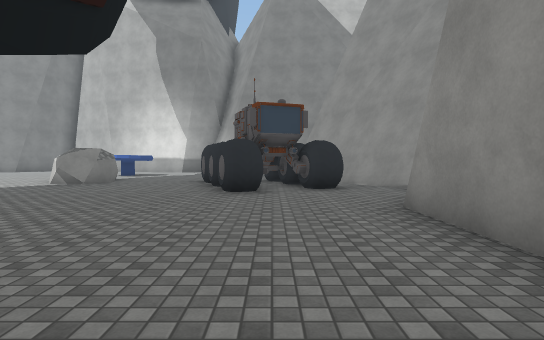
view 1 (above)

18 first-person views from a walk through a scene from a Unity 3-D project. The camera is 1.4 m above the floor, tilts 2° down and sees 80° across. The floor is counted in squares, 2 m on a side. Each view is taken from the middle of a square. On the plan, view 1 faces up. The plan holds only what a view shows up to about 10 squares ahead; the rest is blank. The place goes on beyond the plan. The player character is not drawn. Some surface patterns are stand-ins.

view 2
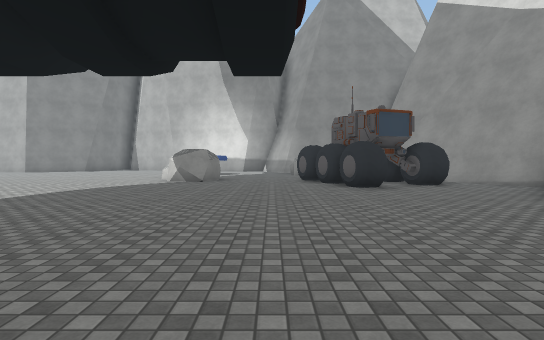

view 3
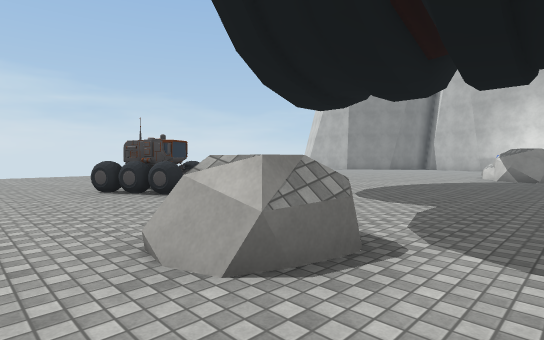

view 4
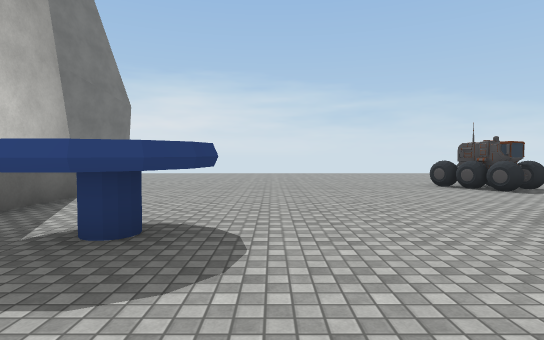

view 5
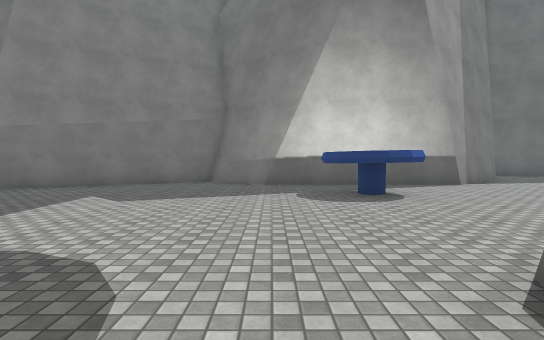

view 6
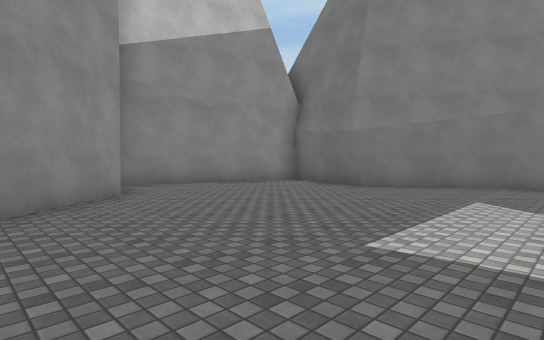

view 7
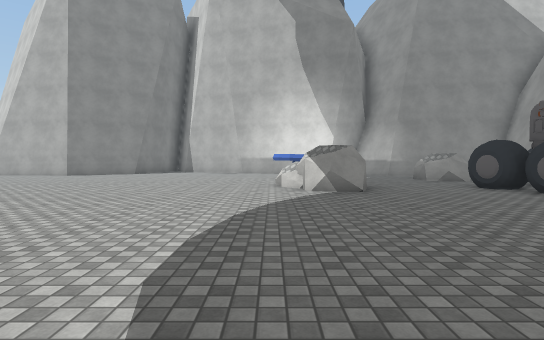

view 8
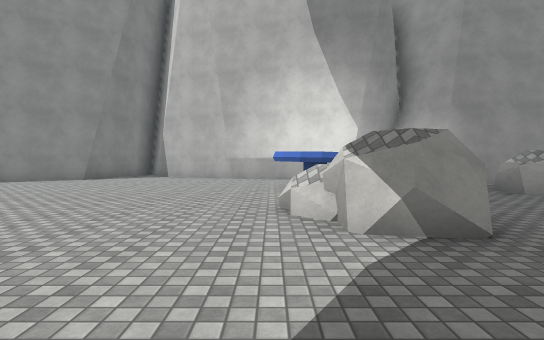

view 9
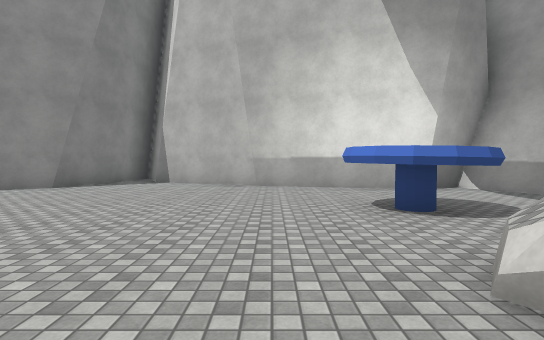

view 10
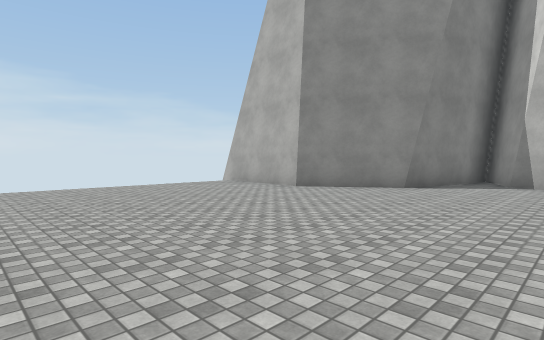

view 11
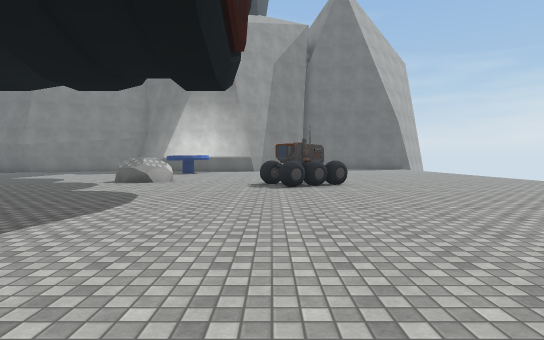

view 12
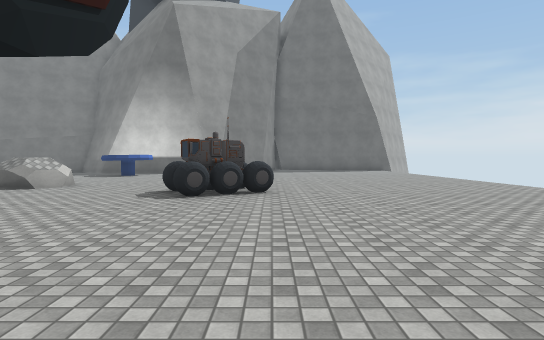

view 13
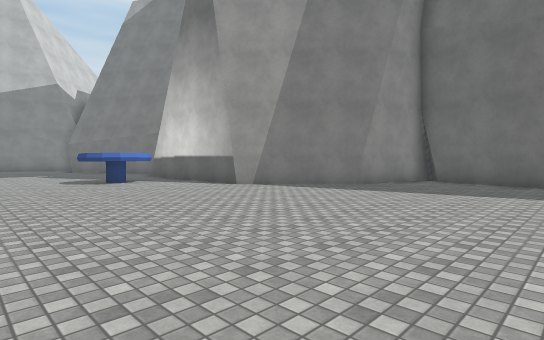

view 14
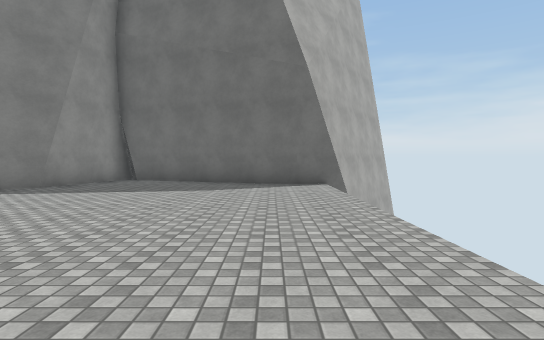

view 15
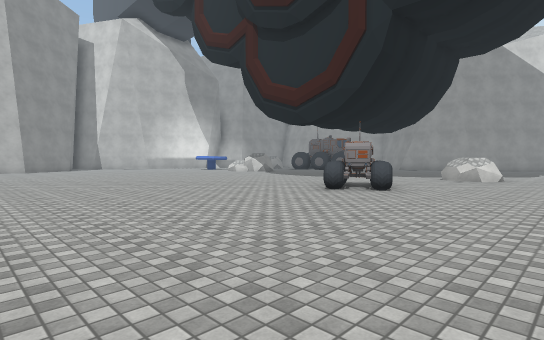

view 16
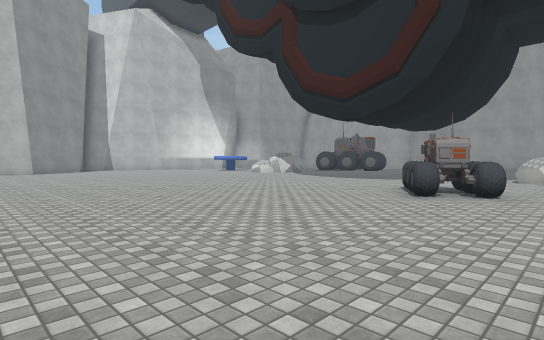

view 17
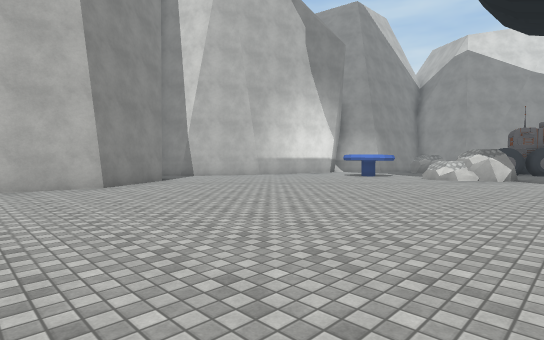

view 18
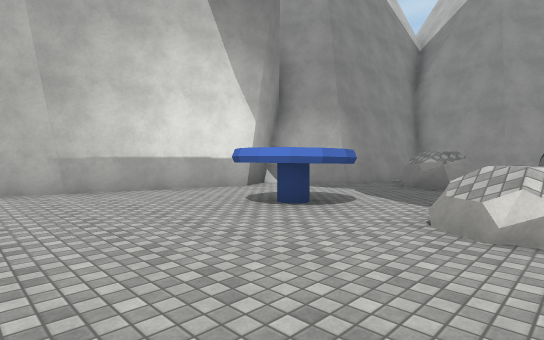

### Floor plan
Points are (right, up) in squares from view 1. A wall is a line through its corners. A room is listed if a view was taken in it or the views show most of it. See-through windows are left out.
Room 1 (views 1, 2, 3, 4, 5, 6, 7, 8, 9, 10, 11, 12, 13, 14, 15, 16, 17, 18)
walls: (-0.9, 6.6) (-1.2, 7.3); (-0.9, 6.8) (-1.3, 7.4); (-1.5, 8) (-1.6, 8.5); (-0.2, 6.7) (-1, 6.5); (-0.2, 6.9) (-0.6, 6.6) (-1, 6.6) (-1.4, 8.2) (-1.8, 8.8); (-1.9, 9.3) (-2.1, 9.8); (-1.3, 9.1) (-1.8, 9) (-2, 9.6) (-2.2, 9.9); (1.9, 2.2) (1.9, 4.6); (0.9, 7.5) (0.6, 8); (0.7, 8) (-0.1, 7.8); (0.4, 8.8) (-0.3, 8.6); (1.3, 7.3) (0.9, 7.2); (1.5, 7.4) (0.9, 7.2); (1.7, 7.5) (1.1, 7.1) (0.6, 7.7); (2.3, 9.4) (2, 10); (3.7, 6.9) (2.4, 9.3); (1, 11.8) (1.3, 12.8); (-2.5, 15.5) (-2.8, 16.2); (-0.4, 14.7) (-2.4, 15) (-3.4, 16.9) (-4.5, 16.4) (-8.5, 17.4); (4.8, -2.6) (2.8, -0.3); (-8.4, 17.3) (-11.4, 18.6) (-12.3, 20.5) (-12.6, 18.7); (-12.5, 18.9) (-13.2, 16.8) (-15.4, 15.3) (-17.6, 15.6); (5.4, -6.8) (6.6, -3.1); (-12, -13.2) (-11.5, -10.9) (-8.9, -8.6) (-4, -8.6) (-2.2, -10) (2.2, -7.3) (4.3, -7.9); (-18.9, -12.1) (-17.6, -11.8) (-12.4, -13.5)
low walls: (1, 8.5) (0.5, 8.5); (3.6, 6.7) (2.4, 8.8); (-0.4, 14.5) (-2.5, 14.8)
objects: other object (-12, -1) to (-10, 1); other object (-7, -7) to (-5, -6); other object (-7, -2) to (-6, -1); other object (-7, 10) to (-6, 11); other object (-7, 13) to (-5, 14); other object (-6, 9) to (-5, 10); other object (-2, 12) to (-1, 13)

Where each view was taken, in squares from view 1:
view 1: 0 up, 0 right, facing up
view 2: 1 down, 3 left, facing up
view 3: 3 down, 4 left, facing up-left
view 4: 5 down, 3 left, facing left
view 5: 0 up, 4 left, facing down
view 6: 0 up, 2 left, facing down-right
view 7: 2 up, 7 left, facing up
view 8: 6 up, 7 left, facing up
view 9: 9 up, 8 left, facing up
view 10: 9 up, 10 left, facing up-left
view 11: 9 up, 10 left, facing down
view 12: 7 up, 12 left, facing down
view 13: 3 down, 16 left, facing down-right
view 14: 3 down, 17 left, facing down
view 15: 4 down, 18 left, facing up-right
view 16: 2 down, 18 left, facing up-right
view 17: 7 up, 18 left, facing up-right
view 18: 10 up, 10 left, facing up-right
